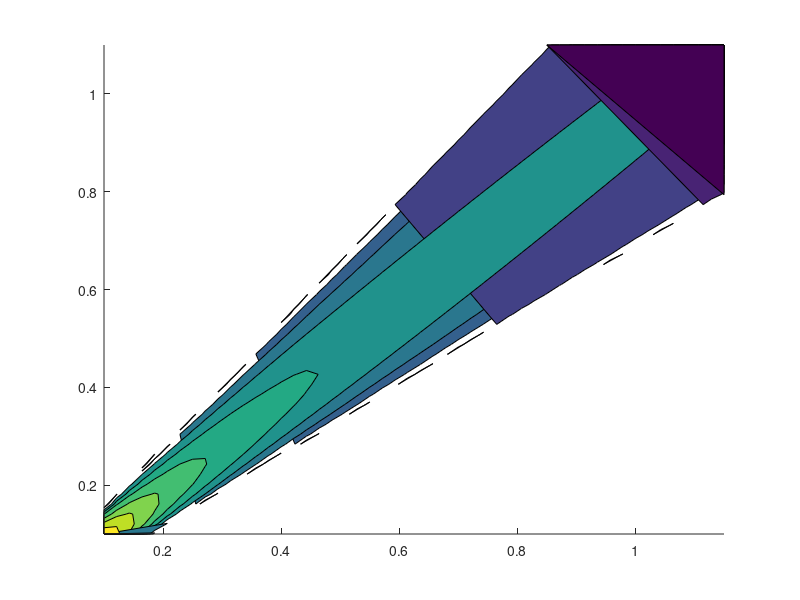

The MATLAB script that drew this image: (Note: this script raises an error after producing the figure.)
% System Parameters
Vdc = 1250;         % DC link voltage (V)
L = 200e-6;         % Inductance (H)
Imax = 360;         % Target current (A)
M2_max = 1.1;       % Maximum M2 allowed

% Operating Ranges
M1_range = linspace(0.1, 1.15, 50);  % EV inverter modulation index
M2_range = linspace(0.1, M2_max, 50); % Load inverter modulation index
f_base = 50;                         % Base frequency (Hz)
f_max = 500;                         % Max frequency (Hz at M1=1.15)

% Initialize delta matrix
delta_map = nan(length(M1_range), length(M2_range));
frequencies = zeros(length(M1_range), 1);
pf_map = nan(length(M1_range), length(M2_range));

for i = 1:length(M1_range)
    M1 = M1_range(i);
    
    % Calculate frequency (proportional to M1)
    frequencies(i) = f_base + (f_max - f_base)*(M1/1.15);
    omega = 2*pi*frequencies(i);
    
    for j = 1:length(M2_range)
        M2 = M2_range(j);
        
        % Solve for delta that gives exactly Imax
        % Rearrange current equation to solve for delta:
        cos_delta = (M1^2 + M2^2 - (2*omega*L*Imax/Vdc)^2)/(2*M1*M2);
        
        % Check if solution exists (|cos_delta| <= 1)
        if abs(cos_delta) <= 1
            delta_map(i,j) = acosd(cos_delta);

            % Calculate power factor for M1 (voltage source)
            V1_phasor = (Vdc/2)*M1;
            V2_phasor = (Vdc/2)*M2*exp(1i*deg2rad(acosd(cos_delta)));
            I_phasor = (V1_phasor - V2_phasor)/(1i*omega*L);
            
            % Power factor = cos(θ_v - θ_i)
            pf_map(i,j) = -cos(angle(V1_phasor) -angle(I_phasor));

        else
            delta_map(i,j) = nan; % No solution
            pf_map(i,j)=nan;
        end
    end
end

% Create meshgrid for plotting
[M1_grid, M2_grid] = meshgrid(M1_range, M2_range);
%%
% Plot delta surface
figure;
contourf(M1_grid, M2_grid, delta_map', 'EdgeColor', 'none');
xlabel('M1 (EV Modulation Index)');
ylabel('M2 (Load Modulation Index)');
% zlabel('Phase Shift \delta (degrees)');
title(sprintf('Phase Shift (δ) Required for %dA Current', Imax));
colorbar;
colormap jet;
hold on;
%%
% Highlight the M2=0.8 boundary
[M1_boundary, M2_boundary] = meshgrid(M1_range, M2_max);
delta_boundary = interp2(M1_grid, M2_grid, delta_map', M1_boundary, M2_boundary);
plot3(M1_boundary(:), M2_boundary(:), delta_boundary(:), 'r-', 'LineWidth', 2);

% Add text annotation
text(min(M1_range), M2_max, ...
    sprintf('White regions:\nNo solution exists\nfor %dA', Imax), ...
    'FontSize', 10, ...
    'BackgroundColor', 'none', ...
    'HorizontalAlignment', 'left', ...
    'VerticalAlignment', 'top');


% Plot 2D slices at specific M2 values
figure;
hold on;
colors = lines(5);
M2_slices = [0.2 0.4 0.6 0.8 1];
for k = 1:length(M2_slices)
    [~, idx] = min(abs(M2_range - M2_slices(k)));
    plot(M1_range, delta_map(:,idx), 'LineWidth', 2, 'Color', colors(k,:));
end
xlabel('M1 (EV Modulation Index)');
ylabel('Phase Shift \delta (degrees)');
title('Phase Shift vs M1 for Fixed M2 Values');
grid on;
legend(cellstr(num2str(M2_slices', 'M2=%.1f')), 'Location', 'best');
ylim([0 90]);

% Plot frequency profile (for reference)
figure;
plot(M1_range, frequencies, 'LineWidth', 2);
xlabel('M1 (EV Modulation Index)');
ylabel('Frequency (Hz)');
title('Operating Frequency vs M1');
grid on;

%%

%%
% Plot delta surface
figure;
contourf(M1_grid, M2_grid, pf_map', 'EdgeColor', 'none');
xlabel('M1 (EV Modulation Index)');
ylabel('M2 (Load Modulation Index)');
% zlabel('Phase Shift \delta (degrees)');
title(sprintf('Power Factor Required for %dA Current', Imax));
colorbar;
colormap jet;
hold on;
